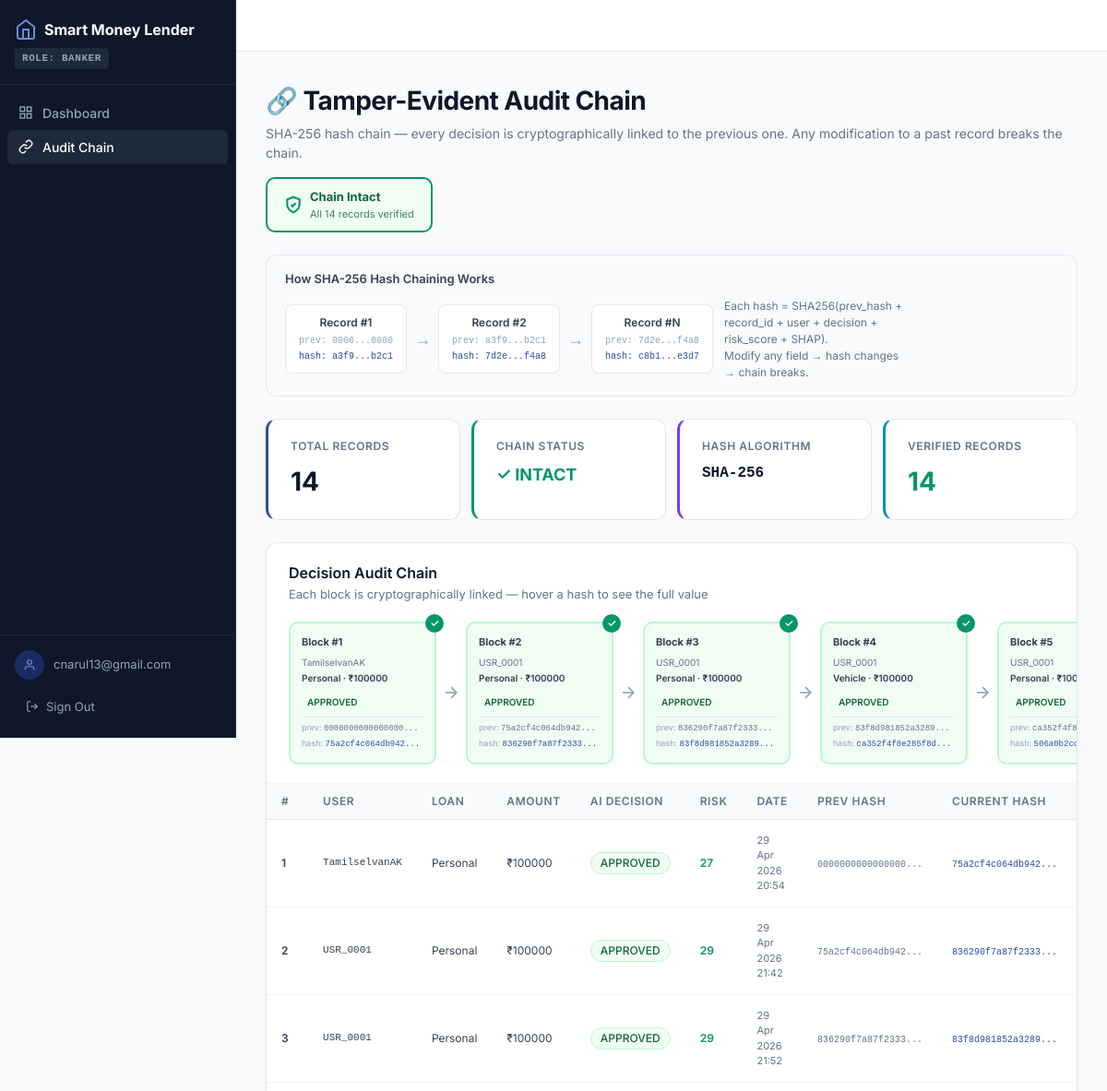
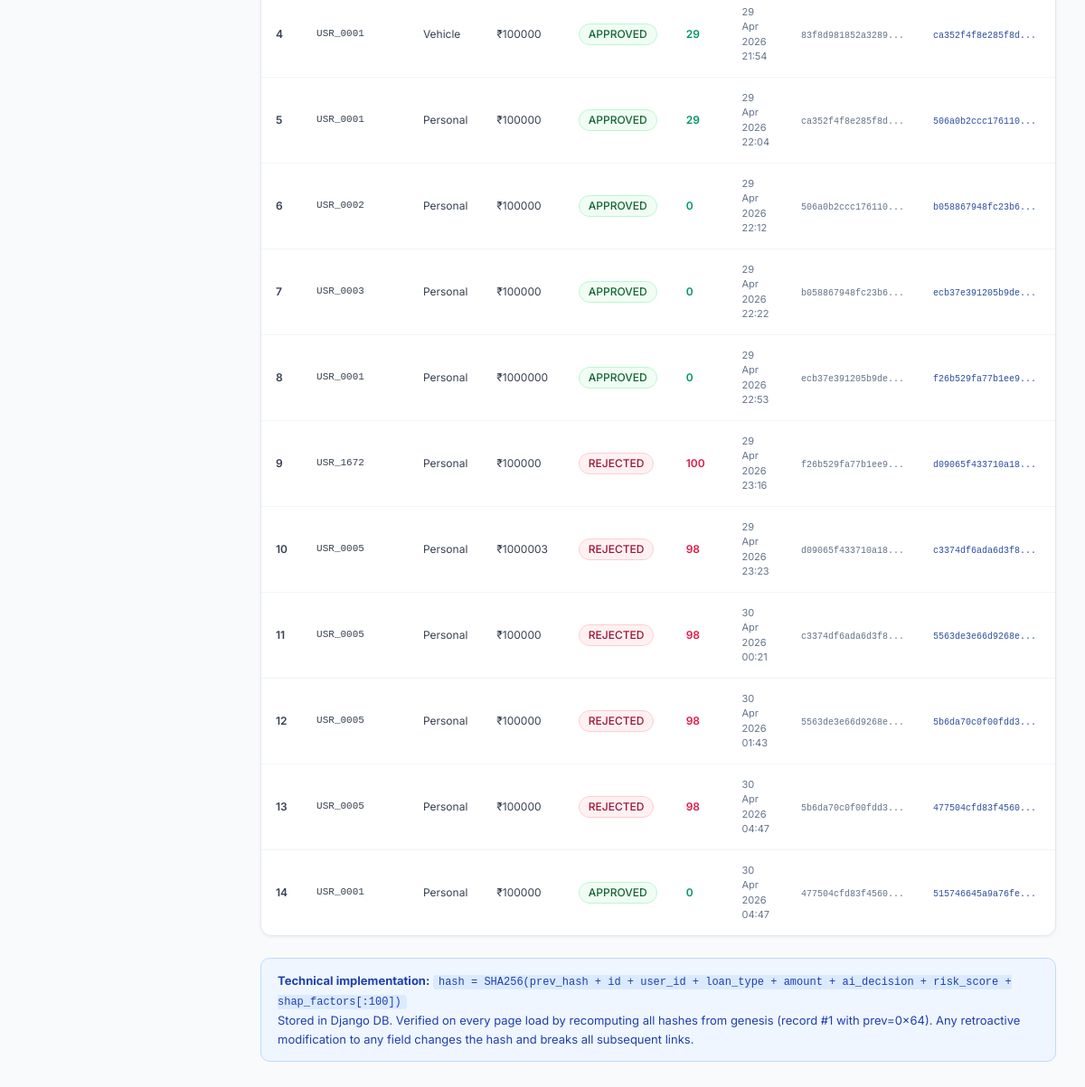
Before: /audit-chain/ (signed in) with the older database file (2 pictures, top to bottom).
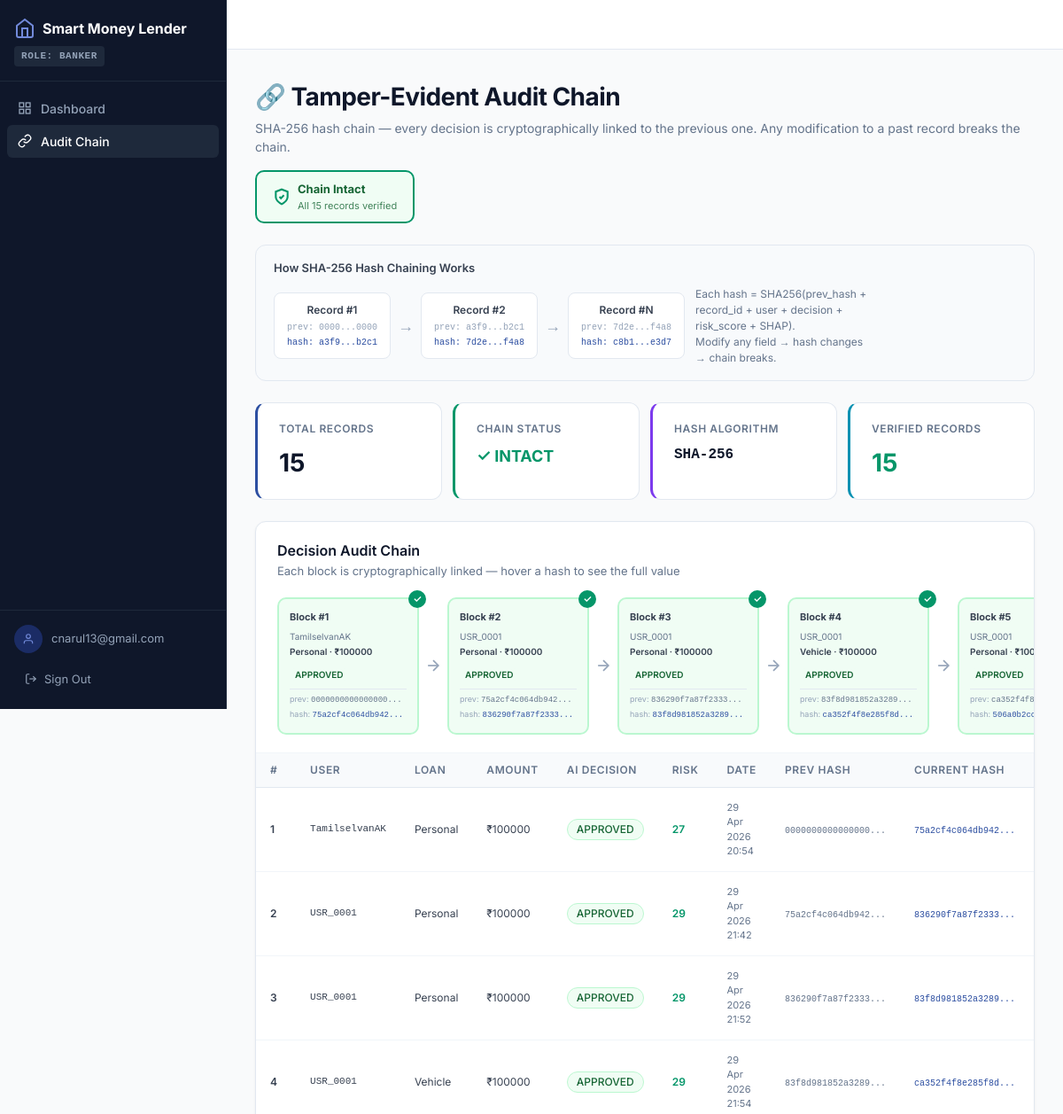
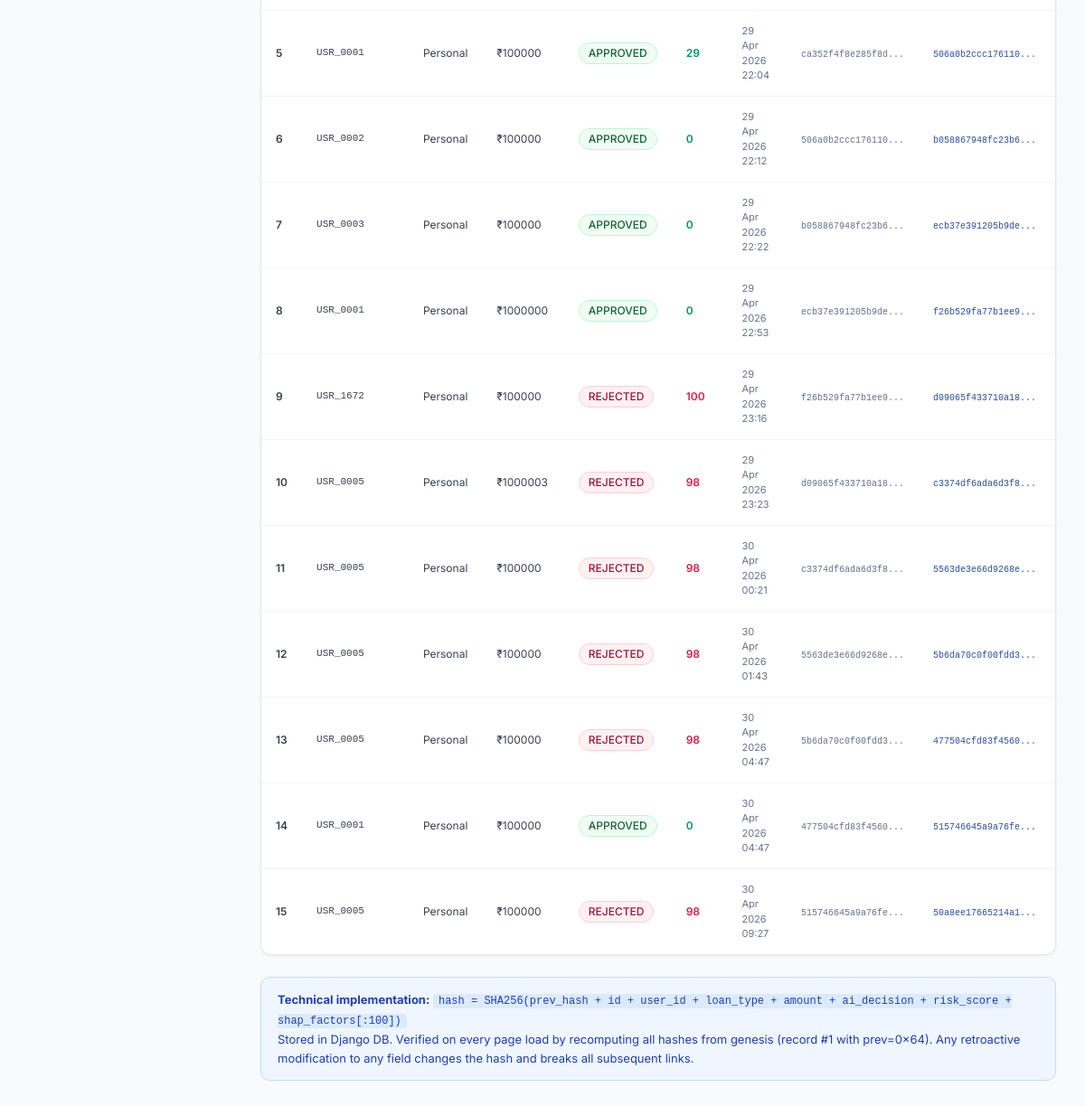
After: the same page with the newer database file (2 pictures, top to bottom).
### loans/models.py (models this page shows, shortened)
class LoanApplication(models.Model):
    LOAN_TYPE_CHOICES = [
        ('personal', 'Personal Loan'),
        ('vehicle',  'Vehicle Loan'),
    ]
    DECISION_CHOICES = [
        ('pending',  'Pending'),
        ('approved', 'Approved'),
        ('rejected', 'Rejected'),
    ]
    user = models.ForeignKey(User, on_delete=models.CASCADE, related_name='applications')
    loan_type          = models.CharField(max_length=20, choices=LOAN_TYPE_CHOICES)
    loan_amount_rupees = models.FloatField()
    tenure_months      = models.IntegerField()
    vehicle_purpose    = models.CharField(max_length=255, blank=True, null=True)
    annual_income_rupees    = models.FloatField(default=0)
    monthly_expenses_rupees = models.FloatField(default=0)
    employment_type         = models.CharField(max_length=30, default='salaried')
    existing_loans_count    = models.IntegerField(default=0)
    existing_emi_rupees     = models.FloatField(default=0)
    credit_score            = models.IntegerField(default=0)
    ai_decision                  = models.CharField(max_length=20, choices=DECISION_CHOICES, default='pending')
    risk_score                   = models.FloatField(default=50)
    user_explanation             = models.TextField(default='')
    shap_factors_json            = models.TextField(default='[]')
    improvement_suggestions_json = models.TextField(default='[]')
    fairness_check_passed        = models.BooleanField(default=True)
    fairness_note                = models.TextField(blank=True, null=True)
    feature_values_json          = models.TextField(default='{}', blank=True)
    kyc_document   = models.FileField(upload_to='loan_docs/%Y/%m/%d', null=True, blank=True)
    address_proof  = models.FileField(upload_to='loan_docs/%Y/%m/%d', null=True, blank=True)
    income_proof   = models.FileField(upload_to='loan_docs/%Y/%m/%d', null=True, blank=True)
    banker_decision    = models.CharField(max_length=20, choices=DECISION_CHOICES, blank=True, null=True)
    banker_note        = models.TextField(blank=True, null=True)
    banker_reviewed_at = models.DateTimeField(blank=True, null=True)
    banker             = models.ForeignKey(
        User, on_delete=models.SET_NULL, null=True, blank=True,
        related_name='reviewed_applications'
    )
    final_status = models.CharField(max_length=20, choices=DECISION_CHOICES, default='pending')
    previous_hash = models.CharField(max_length=64, default='0' * 64)
    current_hash  = models.CharField(max_length=64, default='')
    created_at = models.DateTimeField(auto_now_add=True)
    updated_at = models.DateTimeField(auto_now=True)
    class Meta:
        ordering = ['-created_at']
    def compute_hash(self, previous_hash: str) -> str:
        import hashlib
        payload = (
            f"{previous_hash}"
            f"{self.id}"
            f"{self.user_id}"
            f"{self.loan_type}"
            f"{self.loan_amount_rupees}"
            f"{self.ai_decision}"
            f"{self.risk_score}"
            f"{self.shap_factors_json[:100]}"   # first 100 chars of SHAP
        )
        return hashlib.sha256(payload.encode('utf-8')).hexdigest()

### loans/views.py (the view)
# urls.py: path('audit-chain/', views.audit_chain, name='audit_chain'),
@login_required
def audit_chain(request):
    role = get_role(request.user)
    if role not in ('regulator', 'banker'):
        return redirect('home')
    import hashlib
    apps = LoanApplication.objects.order_by('created_at')
    chain_records = []
    expected_prev = '0' * 64
    chain_valid   = True
    first_broken  = None
    for app in apps:
        recomputed = app.compute_hash(app.previous_hash)
        hash_ok    = (recomputed == app.current_hash) and (app.previous_hash == expected_prev)
        if not hash_ok and chain_valid:
            chain_valid  = False
            first_broken = app.id
        chain_records.append({
            'id':             app.id,
            'user':           app.user.username,
            'loan_type':      app.loan_type,
            'amount':         app.loan_amount_rupees,
            'ai_decision':    app.ai_decision,
            'risk_score':     app.risk_score,
            'final_status':   app.final_status,
            'created_at':     app.created_at,
            'previous_hash':  app.previous_hash[:16] + '...' if app.previous_hash else '—',
            'current_hash':   app.current_hash[:16] + '...' if app.current_hash else '—',
            'full_hash':      app.current_hash,
            'hash_ok':        hash_ok,
        })
        expected_prev = app.current_hash or expected_prev
    return render(request, 'loans/audit_chain.html', {
        'chain_records': chain_records,
        'chain_valid':   chain_valid,
        'first_broken':  first_broken,
        'total':         len(chain_records),
    })

### loans/views.py (called while the page is built)
def get_role(user):
    try:
        return user.profile.role
    except Exception:
        return 'user'

### templates/loans/audit_chain.html (shortened to what the changed rows need)
{% extends 'loans/base.html' %}
{% block content %}
<div style="display:flex;flex-direction:column;gap:24px;">
  <div style="display:flex;align-items:flex-start;justify-content:space-between;flex-wrap:wrap;gap:16px;">
    <div>
      <h1 style="font-size:28px;font-weight:700;color:#0f172a;letter-spacing:-.02em;">
        🔗 Tamper-Evident Audit Chain
      </h1>
    </div>
    <div style="display:flex;gap:10px;align-items:center;">
      {% if chain_valid %}
      <div style="display:flex;align-items:center;gap:8px;padding:10px 18px;background:#f0fdf4;border:2px solid #059669;border-radius:10px;">
        <svg width="20" height="20" viewBox="0 0 24 24" fill="none" stroke="#059669" stroke-width="2.5"><path d="M12 22s8-4 8-10V5l-8-3-8 3v7c0 6 8 10 8 10z"/><polyline points="9 12 11 14 15 10"/></svg>
        <div>
          <div style="font-size:13px;font-weight:700;color:#166534;">Chain Intact</div>
          <div style="font-size:11px;color:#166534;opacity:.8;">All {{ total }} records verified</div>
        </div>
      </div>
      {% endif %}
    </div>
  </div>
  <div style="display:grid;grid-template-columns:repeat(4,1fr);gap:12px;">
    <div class="stat-card" style="border-left:3px solid #2d4fa1;">
      <div class="stat-label">Total Records</div>
      <div class="stat-value">{{ total }}</div>
    </div>
    <div class="stat-card" style="border-left:3px solid #0891b2;">
      <div class="stat-label">Verified Records</div>
      <div class="stat-value" style="color:#059669;">
        {{ chain_records|length }}
      </div>
    </div>
  </div>
  {% if chain_records %}
  <div class="card">
    <div class="card-body" style="padding:0;">
      <div style="border-top:1px solid #f1f5f9;overflow-x:auto;">
        <table class="data-table" style="font-size:12px;">
          <thead>
            <tr>
              <th>#</th>
              <th>User</th>
              <th>Loan</th>
              <th>Amount</th>
              <th>AI Decision</th>
              <th>Risk</th>
              <th>Date</th>
              <th>Prev Hash</th>
              <th>Current Hash</th>
              <th>Verified</th>
            </tr>
          </thead>
          <tbody>
            {% for rec in chain_records %}
            <tr style="{% if not rec.hash_ok %}background:#fff1f2;{% endif %}">
              <td style="font-weight:600;">{{ rec.id }}</td>
              <td style="font-family:monospace;font-size:11px;">{{ rec.user }}</td>
              <td style="text-transform:capitalize;">{{ rec.loan_type }}</td>
              <td>₹{{ rec.amount|floatformat:0 }}</td>
              <td>
                <span class="badge {% if rec.ai_decision == 'approved' %}badge-approved{% else %}badge-rejected{% endif %}">
                  {{ rec.ai_decision|upper }}
                </span>
              </td>
              <td style="font-weight:600;{% if rec.risk_score < 30 %}color:#059669;{% elif rec.risk_score < 60 %}color:#f59e0b;{% else %}color:#e11d48;{% endif %}">
                {{ rec.risk_score|floatformat:0 }}
              </td>
              <td style="font-size:11px;color:#64748b;">{{ rec.created_at|date:"d M Y H:i" }}</td>
              <td>
                <span style="font-family:monospace;font-size:10px;color:#64748b;cursor:help;" title="{{ rec.full_hash }}">
                  {{ rec.previous_hash }}
                </span>
              </td>
              <td>
                <span style="font-family:monospace;font-size:10px;color:#2d4fa1;cursor:help;" title="{{ rec.full_hash }}">
                  {{ rec.current_hash }}
                </span>
              </td>
              <td>
              </td>
            </tr>
            {% endfor %}
          </tbody>
        </table>
      </div>
    </div>
  </div>
  {% endif %}
</div>
{% endblock %}

Changed rows visible on the page:
added LoanApplication: loan_type "Personal", amount "100000", ai_decision "REJECTED", risk_score "98", created_at "30 Apr 2026 09:27"
Other visible differences:
{{ total }}: "14" → "15"
{{ chain_records|length }}: "14" → "15"
new list line: "15 ₹ 515746645a9a76fe... 50a8ee17665214a1..."
new list line: "USR_0005"
